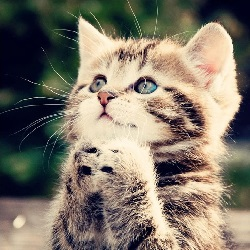
#> input picture 1_cat.jpg, 250 x 250 px
$ python 01_image_processing.py
#> lines starting #> are read from the running program, lines starting #| are printed output that depends on the picture; after the words box and inside, x2 and y2 are one past the last pixel; in counts of white or black regions, pixels touching at a corner belong together
import numpy as np
import cv2
img1 = cv2.imread('1_cat.jpg')
#> img1 is the input picture: shape (250, 250, 3); mean B, G, R 106, 119.5, 128.2
h,w,bpp = np.shape(img1)
#> h = 250; w = 250; bpp = 3
img_gray = cv2.cvtColor(img1,cv2.COLOR_BGR2GRAY)
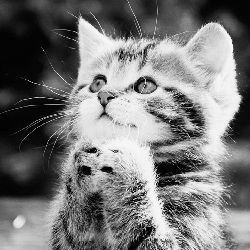
#> img_gray: shape (250, 250); min 1, max 251, mean 120.6
img2=cv2.merge((img_gray,img_gray,img_gray))
th1, img3 = cv2.threshold(img2, 127, 255, cv2.THRESH_BINARY)
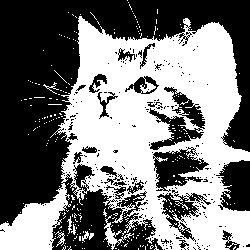
#> img3: shape (250, 250, 3); 47.4% white; 270 white regions (262 under 20 px), largest, box (x1, y1, x2, y2) and area: (0, 16, 250, 250) 28544, (104, 215, 134, 250) 237, (82, 231, 94, 242) 57
img4 = cv2.resize(img1,None,fx=0.1, fy=0.1, interpolation = cv2.INTER_AREA)
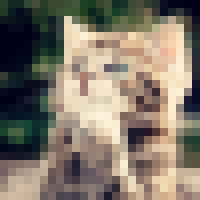
#> img4: shape (25, 25, 3) (shown 8 times larger); mean B, G, R 106.1, 119.5, 128.2
img4 = cv2.resize(img4,None,fx=10, fy=10, interpolation = cv2.INTER_AREA)
#> img4: shape (250, 250, 3)
img5 = cv2.GaussianBlur(img1,(9,9),10)
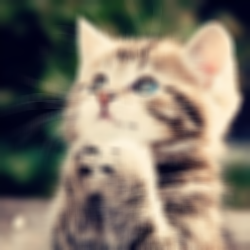
#> img5: shape (250, 250, 3); mean B, G, R 106, 119.5, 128.2
img6 = cv2.cvtColor(img1,cv2.COLOR_BGR2HSV)
#> img6: shape (250, 250, 3); mean H, S, V 50.8, 96.9, 136.1
temp1 = np.concatenate((img1,img2,img3), axis=1)
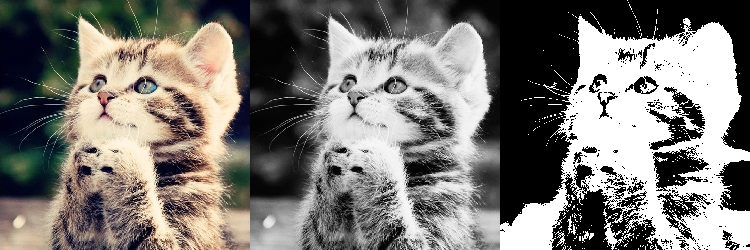
#> temp1: shape (250, 750, 3); mean B, G, R 115.8, 120.3, 123.2
temp2 = np.concatenate((img4,img5,img6), axis=1)
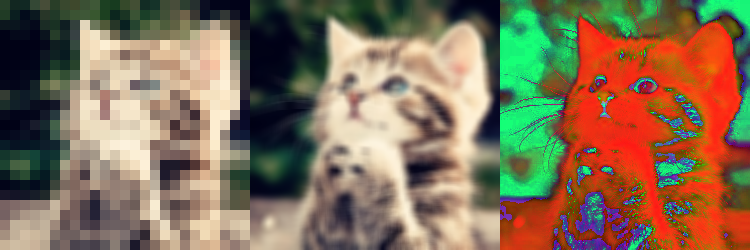
#> temp2: shape (250, 750, 3); mean B, G, R 87.6, 111.9, 130.8
img_final = np.concatenate((temp1,temp2), axis=0)
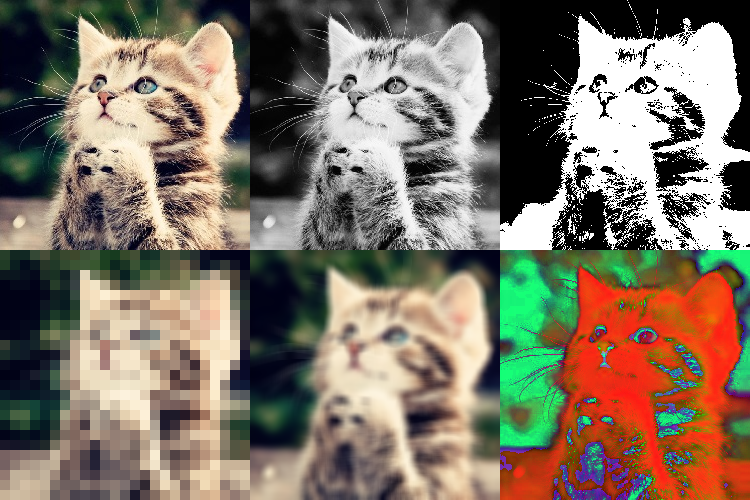
#> img_final: shape (500, 750, 3); mean B, G, R 101.7, 116.1, 127
cv2.imshow("result",img_final)
cv2.waitKey(0)
cv2.destroyAllWindows()

$ run again, with 01_op.jpg copied over 1_cat.jpg
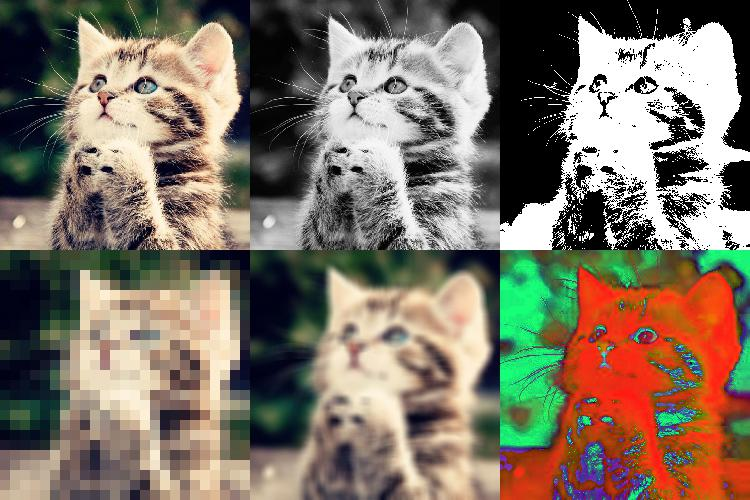
#> input picture 01_op.jpg, 750 x 500 px
#> img1 is the input picture: shape (500, 750, 3); mean B, G, R 101.9, 116.2, 127
#> `th1, img3 = cv2.threshold(img2, 127, 255, cv2.THRESH_BINARY)`:
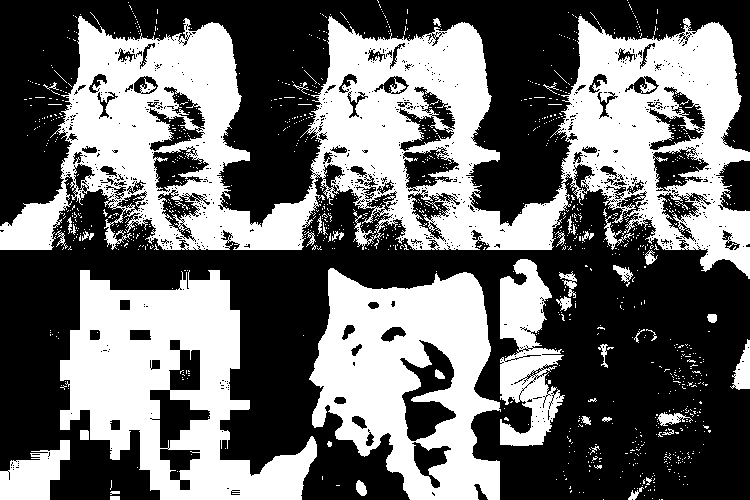
#> img3: shape (500, 750, 3); 42.2% white; 1152 white regions (1106 under 20 px), largest, box (x1, y1, x2, y2) and area: (0, 16, 750, 279) 86892, (60, 270, 317, 500) 29375, (309, 268, 501, 500) 26877
#> img6: shape (500, 750, 3); mean H, S, V 32.2, 79.6, 137.9
#> `img_final = np.concatenate((temp1,temp2), axis=0)`:
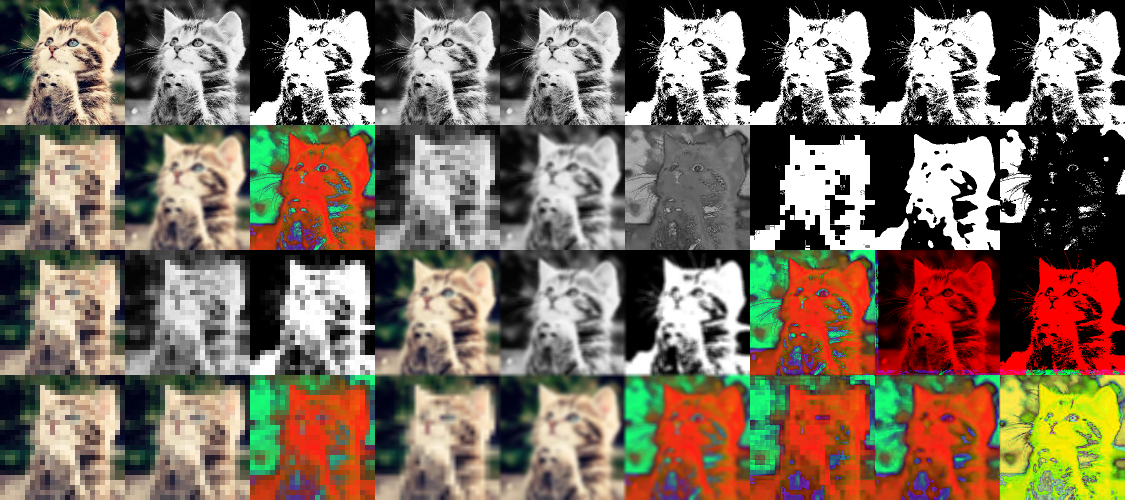
#> img_final: shape (1000, 2250, 3) (shown at 1/2 size); mean B, G, R 93.9, 108.9, 124.1
